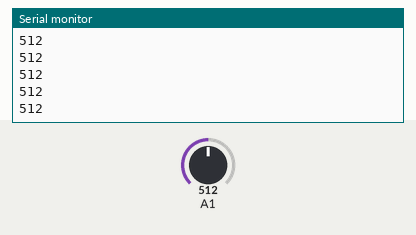
Recording of a sketch running on a simulated Arduino Uno, built with avr-gcc and run on an emulated ATmega328P. Parts: the last lines printed to the serial monitor. Inputs (shaded band) come from the test bench; at power-on: A1 = 512.

Above: at 1.2 s.
1.3 s: A1 set to 716
At 1.31 s:
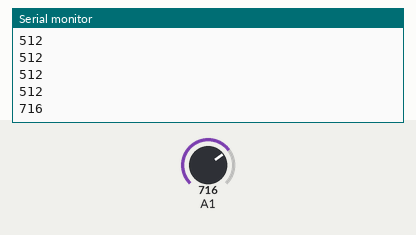
2.8 s: A1 set to 900
At 2.81 s:
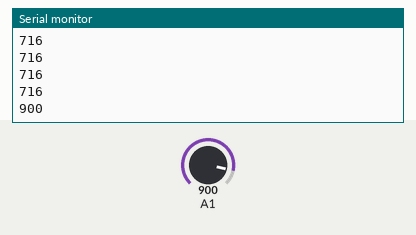
Timing chart, 0 to 5.8 s (numbered marks = the images above; inputs shaded):
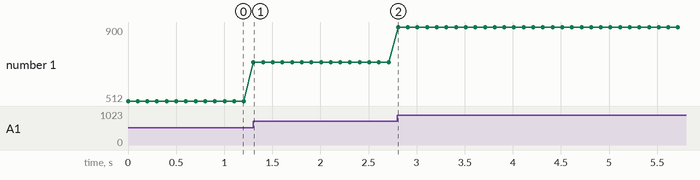

The sketch:

SERIAIS.ino
```cpp
int iValorPot = 0;

void setup() {
  // put your setup code here, to run once:
  pinMode(A1, INPUT);
  Serial.begin(9600);
}

void loop() {
  // put your main code here, to run repeatedly:
  iValorPot = analogRead(A1);
  Serial.println(iValorPot);
  delay(100);
}
```

Measured:
- after the input at 1.3 s, the serial monitor: prints a new line at once (image 1)
- after the input at 2.8 s, the serial monitor: prints a new line at once (image 2)
- plotted number 1: 512 → 716 after the input at 1.3 s, 716 → 900 after the input at 2.8 s
